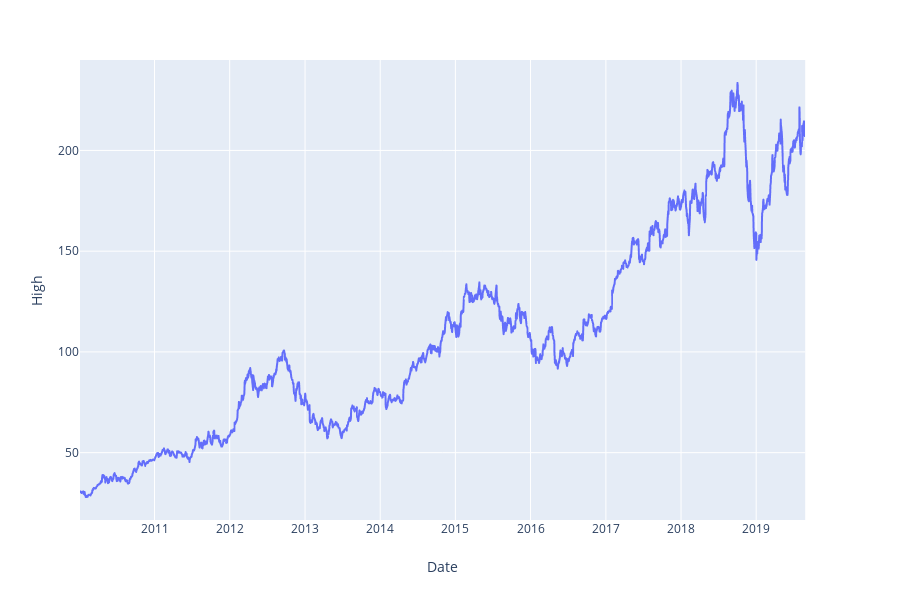

Notebook cell for this chart:
### Code cell
fig = px.line(df, x='Date', y='High')
fig.show()

### Figure 1 — Plotly figure (JSON) as saved in the notebook; plotly's stock layout.template omitted (floating-point values rounded to 4 significant figures; data arrays with more than 128 entries replaced by an {"elided": "..."} marker saying what was removed)
{"data": [{"hoverlabel": {"namelength": 0}, "hovertemplate": "Date=%{x}<br>High=%{y}", "legendgroup": "", "line": {"color": "#636efa", "dash": "solid"}, "mode": "lines", "name": "", "showlegend": false, "type": "scattergl", "x": {"elided": "2429 str values"}, "xaxis": "x", "y": {"elided": "2429 float values"}, "yaxis": "y"}], "layout": {"height": 600, "legend": {"tracegroupgap": 0}, "margin": {"t": 60}, "xaxis": {"anchor": "y", "domain": [0, 0.98], "title": {"text": "Date"}}, "yaxis": {"anchor": "x", "domain": [0, 1], "title": {"text": "High"}}}}
